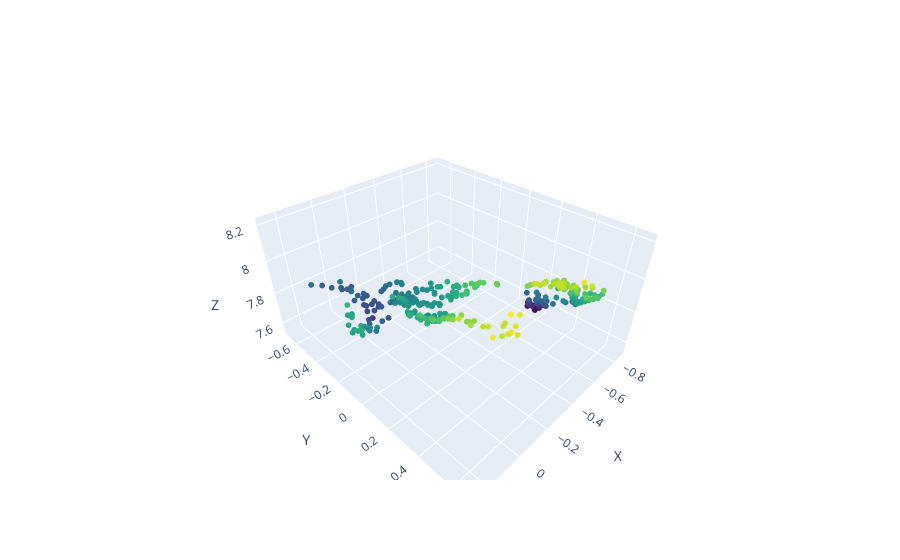
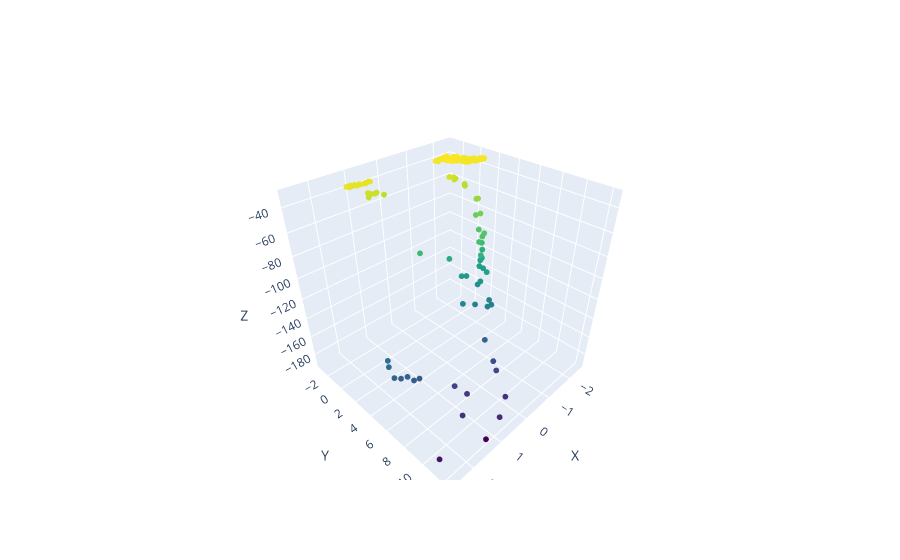

These figures' notebook cell, in order:
### Code cell
image_count = 0
pts_cloud = []
P_list = []

while image_count < images.shape[0]:
    P1, P2, pts3d = two_images_sfm(images[image_count], images[image_count+1], K)
    pts_cloud.append(pts3d)
    image_count += 2
    P_list.append([P1, P2])

    for i in range(image_count, images.shape[0]):
        # Get Common matches of 3 images
        common_matches1 = [m1 for m1 in matches[(i-2, i)] for m2 in matches[(i-1, i)] if m1.trainIdx == m2.trainIdx]
        common_matches2 = [m2 for m1 in matches[(i-2, i)] for m2 in matches[(i-1, i)] if m1.trainIdx == m2.trainIdx]
        
        if len(common_matches1) < 4:
            print('STOP')
            break

        # Triangulate common points
        common_pts1 = np.transpose([kp[i-2][m.queryIdx].pt for m in common_matches1])
        common_pts2 = np.transpose([kp[i-1][m.queryIdx].pt for m in common_matches2])
        common_pts3 = np.transpose([kp[i][m.trainIdx].pt for m in common_matches1])

        common_pts3d = linear_triangulation2(P_list[-1][-2], P_list[-1][-1], common_pts1, common_pts2)

        # Get Projection matrix
        P = calculate_projection_matrix(K, common_pts3d, common_pts3)

        P_list[-1].append(P)
        
        # Triangulate
        pts1_list = [np.transpose([kp[j][m.queryIdx].pt for m in matches[(j,i)]]) for j in range(i-2, i)]
        pts2_list = [np.transpose([kp[i][m.trainIdx].pt for m in matches[(j,i)]]) for j in range(i-2, i)]

        for j in range(2):
            pts3d = linear_triangulation2(P_list[-1][-3+j], P_list[-1][-1], pts1_list[j], pts2_list[j])
            pts_cloud[-1] = np.hstack((pts_cloud[-1], pts3d))
        
        image_count += 1

### Figure 1 — Plotly figure (JSON) as saved in the notebook; plotly's stock layout.template omitted (floating-point values rounded to 4 significant figures; data arrays with more than 128 entries replaced by an {"elided": "..."} marker saying what was removed)
{"data": [{"marker": {"color": {"elided": "382 float values"}, "colorscale": [[0, "#440154"], [0.1111, "#482878"], [0.2222, "#3e4989"], [0.3333, "#31688e"], [0.4444, "#26828e"], [0.5556, "#1f9e89"], [0.6667, "#35b779"], [0.7778, "#6ece58"], [0.8889, "#b5de2b"], [1, "#fde725"]], "size": 2}, "mode": "markers", "type": "scatter3d", "x": {"elided": "382 float values"}, "y": {"elided": "382 float values"}, "z": {"elided": "382 float values"}}], "layout": {"scene": {"xaxis": {"title": {"text": "X"}}, "yaxis": {"title": {"text": "Y"}}, "zaxis": {"title": {"text": "Z"}}}}}

### Figure 2 — Plotly figure (JSON) as saved in the notebook; plotly's stock layout.template omitted (floating-point values rounded to 4 significant figures; data arrays with more than 128 entries replaced by an {"elided": "..."} marker saying what was removed)
{"data": [{"marker": {"color": {"elided": "156 float values"}, "colorscale": [[0, "#440154"], [0.1111, "#482878"], [0.2222, "#3e4989"], [0.3333, "#31688e"], [0.4444, "#26828e"], [0.5556, "#1f9e89"], [0.6667, "#35b779"], [0.7778, "#6ece58"], [0.8889, "#b5de2b"], [1, "#fde725"]], "size": 2}, "mode": "markers", "type": "scatter3d", "x": {"elided": "156 float values"}, "y": {"elided": "156 float values"}, "z": {"elided": "156 float values"}}], "layout": {"scene": {"xaxis": {"title": {"text": "X"}}, "yaxis": {"title": {"text": "Y"}}, "zaxis": {"title": {"text": "Z"}}}}}
